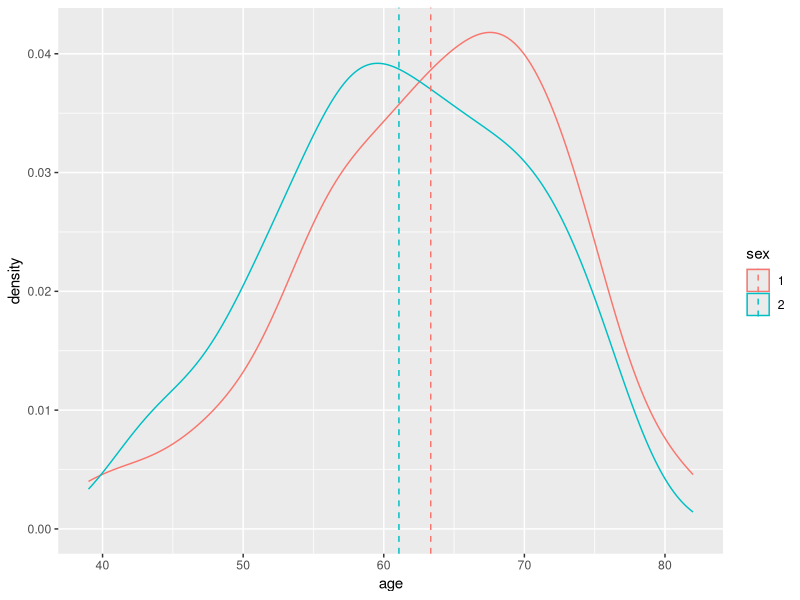
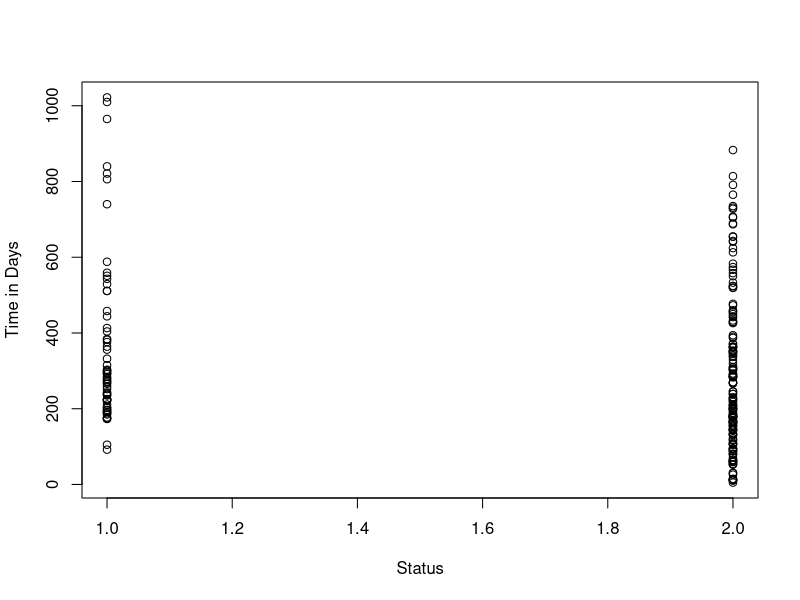
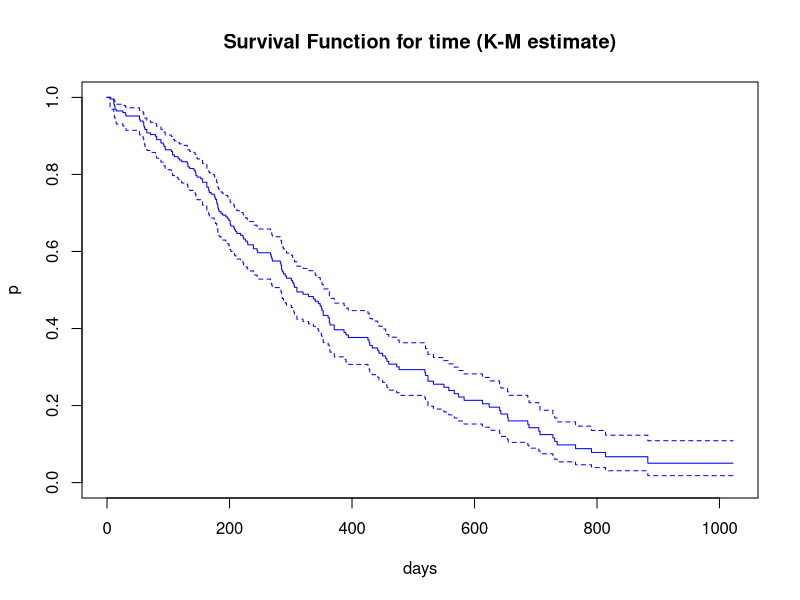
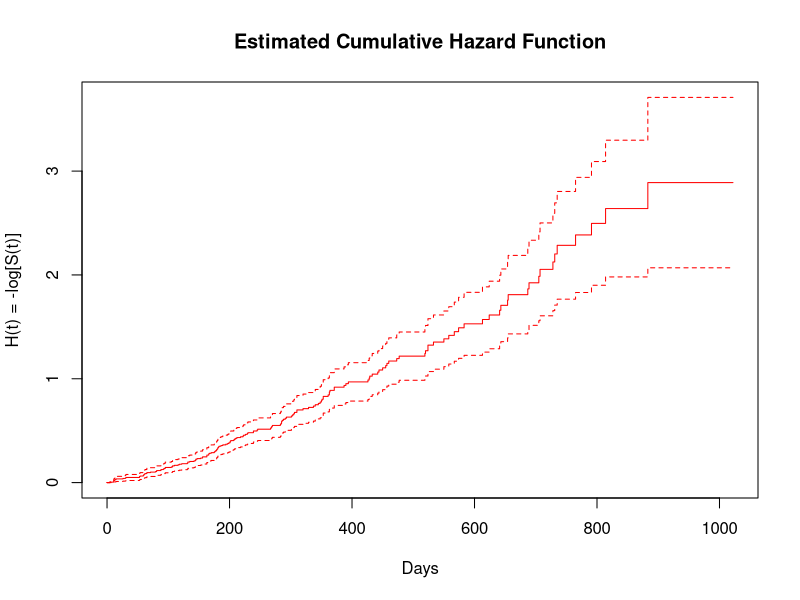

Generate these figures, in order, with R: (Note: this script raises an error after producing the figures.)
## ---- chunk 1
knitr::opts_chunk$set(echo = TRUE)
## ---- chunk 2
#install.packages(c("survival", "survminer"))
## ---- chunk 3
library("survival")
library("survminer")
library(survival)
library(tidyverse)
library(dbplyr)
## ---- chunk 4
data("lung")
## ---- chunk 5
summary(lung)
## ---- chunk 6
str(lung)
## ---- chunk 7
cor(lung,use="pairwise.complete.obs")
## ---- chunk 8
data <- as.data.frame(lung)
data$sex <- as.factor(data$sex)
data$ph.ecog <- as.factor(data$ph.ecog)
## ---- chunk 9
table(data$sex)
## ---- chunk 10
table(data$ph.ecog)
## ---- chunk 11
library(plyr)
mu <- ddply(data, "sex", summarise, grp.mean=mean(age))
head(mu)
p<-ggplot(data, aes(x=age, color =sex)) +
  geom_density()+
  geom_vline(data=mu, aes(xintercept=grp.mean, color=sex),
             linetype="dashed")
p
detach(package:plyr)
## ---- chunk 12
plot(data$status,  data$time,          # plot the variables 
   xlab="Status",        # x−axis label 
   ylab="Time in Days",
  )              # y−axis label
## ---- chunk 13
data %>% group_by(status) %>% 
  summarise(n = n()) %>% 
  mutate(freq = n / sum(n))
## ---- chunk 14
sapply(data, function(x) sum(is.na(x)))
## ---- chunk 15
surv<-Surv(data$time,data$status)
## ---- chunk 16
fit_KM <- survfit(surv~1,type="kaplan-meier", conf.type="log-log")
## ---- chunk 17
plot(fit_KM, col = 'blue', main="Survival Function for time (K-M estimate)", xlab="days", ylab="p")
## ---- chunk 18
plot(fit_KM, fun="cumhaz",col = 'red',ylab = 'H(t) = -log[S(t)]',xlab = 'Days', main = 'Estimated Cumulative Hazard Function')
## ---- chunk 19
print(fit_KM,print.rmean=TRUE)
## ---- chunk 20
#cumulative events (f(y)=1-y)
p <- ggsurvplot(fit_KM,
          conf.int = TRUE,
          ggtheme = theme_bw(), # Change ggplot2 theme
          palette = c("#E7B800", "#2E9FDF"),
          fun = "event",data =data)
p$plot
#log(-log(y))
p <- ggsurvplot(fit_KM,
          conf.int = TRUE,
          ggtheme = theme_bw(), # Change ggplot2 theme
          palette = c("#E7B800", "#2E9FDF"),
          fun = "cloglog",data =data)
p$plot
#log of t
p <- ggsurvplot(fit_KM,
          conf.int = TRUE,
          ggtheme = theme_bw(), # Change ggplot2 theme
          palette = c("#E7B800", "#2E9FDF"),
          fun = "log",data =data)
p$plot
## ---- chunk 21
fit_FH <- survfit(surv~1,type="fleming-harrington", conf.type="log-log")
plot(fit_FH)
## ---- chunk 22
print(fit_FH,print.rmean=TRUE)
## ---- chunk 23
plot(fit_FH, fun="cumhaz",col = 'blue')
## ---- chunk 24
hazard <- -log(fit_KM$surv) 

#Nelson-Aalen Estimate of H(t):
h <- fit_KM$n.event/fit_KM$n.risk
H <- cumsum(h) 

plot(H ~ fit_KM$time, main="Nelson-Aalen Estimates", xlab="Time in Days",ylab="Estimated Cummulative Hazard Function", col = "red",type = "s")

## ---- chunk 25
plot(fit_KM, fun="cumhaz",col = 'red',ylab = 'Estimated Cumulative Hazard Function', xlab = 'Days', main = 'Comparisons of Different Non-paramatric Methods',conf.int = FALSE)

lines(fit_FH,fun="cumhaz",conf.int = FALSE, type = "s", lty = 2, col = "blue")
legend("topleft", c("Kaplan-Meier", "Nelson-Aalen"), lty = 1:2,
col = c("red", "blue"))

## ---- chunk 26
fit <- survfit(surv~sex,data=data)
plot(fit, col=c(2,4))
legend("topright",c("Male", "Female"),col=c(2,4),lty=1)
## ---- chunk 27
# Log-rank test
survdiff(surv ~ sex, data = data)
## ---- chunk 28
fit <- survfit(surv~ph.ecog,data=data)
plot(fit, col=c(1,2,3,4))
legend("topright",c("0","1","2","3"),col=c(1,2,3,4),lty=1)
# Log-rank test
survdiff(surv ~ ph.ecog, data = data)
## ---- chunk 29
fit <- survfit(surv~as.numeric(age>median(age)),data =data)
plot(fit, col=c(2,4))
legend("topright",c("Below Median", "Above Median"),col=c(2,4),lty=1)
# Log-rank test
survdiff(surv ~ as.numeric(age>median(age)), data = data)
## ---- chunk 30
# Weibull Regression Model
fit_weibull<-survreg(surv~1, dist="weibull")
# Log-Logistic Distribution
fit_loglogistic<-survreg(surv~1, dist="loglogistic")
fit_exp<-survreg(surv~1, dist="exponential")
fit_gauss<-survreg(surv~1, dist="gaussian")
fit_logistic<-survreg(surv~1, dist="logistic")
fit_lognormal<-survreg(surv~1, dist="lognormal")
summary(fit_exp)
summary(fit_weibull)
summary(fit_gauss)
summary(fit_logistic)
summary(fit_lognormal)
summary(fit_loglogistic)

fit_exp$loglik
fit_weibull$loglik
fit_logistic$loglik
fit_gauss$loglik
fit_logistic$loglik
fit_lognormal$loglik
## ---- chunk 31
fit.age <- coxph(surv ~ age, data = data,
             method='breslow', na.action = na.exclude)
fit.age
summary(fit.age)
## ---- chunk 32
fit.sex <- coxph((surv ~ sex), data = data,
             method='breslow', na.action = na.exclude)
fit.sex
summary(fit.sex)
## ---- chunk 33
fit.ph.ecog <- coxph((surv ~ ph.ecog), data = data,
             method='breslow', na.action = na.exclude)
fit.ph.ecog
summary(fit.ph.ecog)
## ---- chunk 34
covariates <- c("ph.karno", "wt.loss")
formulas <- sapply(covariates,
                        function(x) as.formula(paste('Surv(time, status)~', x)))
                        
univ_models <- lapply( formulas, function(x){coxph(x, data = data)})
# Each factor is assessed through one univariate Cox regression.
results <- lapply(univ_models,
                       function(x){ 
                          x <- summary(x)
                          p.value<-signif(x$wald["pvalue"], digits=3)
                          wald.test<-signif(x$wald["test"], digits=3)#p.value
                          beta<-signif(x$coef[1], digits=2);#coeficient beta
                          HR <-signif(x$coef[2], digits=2);#hazard ratio
                          HR.confint.lower <- signif(x$conf.int[,"lower .95"], 2)
                          HR.confint.upper <- signif(x$conf.int[,"upper .95"],2)
                          HR <- paste0(HR, " (", 
                                       HR.confint.lower, "-", HR.confint.upper, ")")
                          res<-c(beta, HR, wald.test, p.value)
                          names(res)<-c("beta", "HR (95% CI for HR)", "wald.test", 
                                        "p.value")
                          return(res)
                         })
as.data.frame(results, check.names = FALSE)

## ---- chunk 35
full <- coxph(Surv(time, status) ~ age + sex + ph.karno + ph.ecog + wt.loss , data = data)
summary(full)
## ---- chunk 36
fit <- coxph(surv ~ age + sex+ ph.ecog, data = data,
             method='breslow', na.action = na.exclude)
fit
summary(fit)
## ---- chunk 37
#get baseline survival
survfit(fit)
#The function survfit() estimates the survival proportion, by default at the mean values of covariates.

# Plot the baseline survival function
ggsurvplot(survfit(fit), palette = "#2E7DDF", data = data, xlab = "Days",
           ggtheme = theme_classic())
## ---- chunk 38
cox.zph(fit)
p<- ggcoxzph(cox.zph(fit))
p$`1`
p$`2`
p$`3`
## ---- chunk 39
res.mart <- residuals(fit, type = "martingale")
ggcoxdiagnostics(fit, type = "martingale",xlab = "Time in Days", ylab = "Martingale Residuals", main='Martingale Residuals',linear.predictions = FALSE, ggtheme = theme_bw())
# Non-straight line indicates violation of proportional hazards assumption

# Martingale residual can be used to assess nonlinearity
plot(res.mart ~ data$age, data = data, pch =16)
# No obvious patterns in the plot may suggest no nonlinearty in age

## ---- chunk 40
#cox-snell residuals
res.cox=data$status-res.mart
fit_cs=survfit(Surv(res.cox,data$status)~1)
Htilde=cumsum(fit_cs$n.event/fit_cs$n.risk)
plot(fit_cs$time,Htilde,type='s',col='blue')
abline(0,1,col='red',lty=2)

## ---- chunk 41

# Stratified on sex
fit.sex <- coxph(surv ~  strata(sex) + age + ph.ecog,  
                data = data, ties = 'breslow')
fit.sex

# Estimate the hazard ratio of the separate variables versus the reference only and construct the associated confidence interval based on the Cox regression model in male and female patients, separately. Test if these two hazard ratios are identical.
male <- subset(data,data$sex==1)
female <- subset(data,data$sex==2)
fit0 <- coxph(Surv(time,status) ~ age  + ph.ecog,
              data = male, ties = 'breslow', na.action = na.exclude)

fit1 <- coxph(Surv(time,status) ~  age + ph.ecog,
              data = female, ties = 'breslow', na.action = na.exclude)
              
Xsq <- -2*(fit.sex$loglik[2] - (fit0$loglik[2] + fit1$loglik[2]))
Xsq
1 - pchisq(Xsq, 2) 

qchisq(.95,2)
qchisq(.95,1)


# Stratified on ph.ecog
fit.ph.ecog <- coxph(surv ~  strata(sex) + age + ph.ecog,  
                data = data, ties = 'breslow')
fit.ph.ecog

ph0 <- subset(data,data$ph.ecog==0)
ph1 <- subset(data,data$ph.ecog==1)
ph2  <- subset(data,data$ph.ecog==2)
ph3 <- subset(data,data$ph.ecog==3); str(ph3)# only 1 person has level 3, so igonore it

fit0 <- coxph(Surv(time,status) ~ age  + sex,
              data = ph0, ties = 'breslow', na.action = na.exclude)
fit1 <- coxph(Surv(time,status) ~  age + sex,
              data = ph1, ties = 'breslow', na.action = na.exclude)
fit2 <- coxph(Surv(time,status) ~  age + sex,
              data = ph2, ties = 'breslow', na.action = na.exclude)

Xsq <- -2*(fit.ph.ecog$loglik[2] - (fit0$loglik[2] + fit1$loglik[2] + fit2$loglik[2]))
Xsq
1 - pchisq(Xsq, 2) 

qchisq(.95,2)
qchisq(.95,1)
## ---- chunk 42
base.haz <- basehaz(fit, centered = F)
t <- base.haz[ ,2]
estimate <- as.data.frame(cbind(exp(-base.haz[,1]), t))
colnames(estimate) = c("Survival Estimate","Time")
head(estimate) 
## ---- chunk 43
# Create the new data  
sex_df <- data.frame(row.names = NULL, check.rows = FALSE,
           check.names = TRUE, fix.empty.names = TRUE,
           stringsAsFactors = default.stringsAsFactors(),
                          'sex' = c(1,2), 
                          'age' = c(56,56),
                          'ph.ecog'=c(0,0)
                          )


sex_df$sex<- as.factor(sex_df$sex)
sex_df$ph.ecog<- as.factor(sex_df$ph.ecog)

sex <- survfit(fit, newdata = sex_df)
p <- ggsurvplot(sex, conf.int = TRUE,
           ggtheme = theme_minimal(), data = sex_df,
           legend.labs = c("Male","Female"),
)
print(p$plot)
